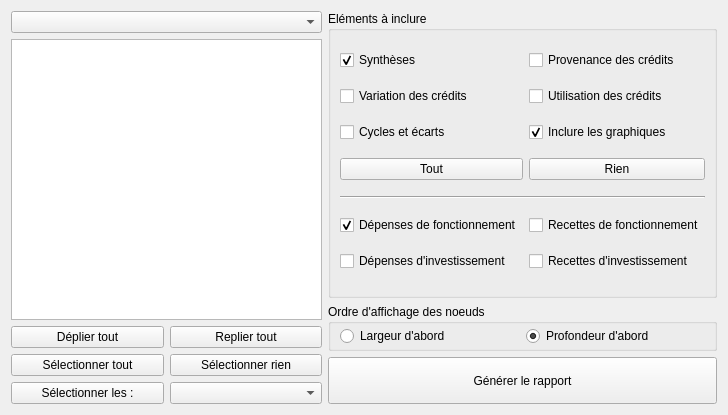
<?xml version="1.0" encoding="UTF-8"?>
<ui version="4.0">
 <class>FormReportingReports</class>
 <widget class="QWidget" name="FormReportingReports">
  <property name="geometry">
   <rect>
    <x>0</x>
    <y>0</y>
    <width>728</width>
    <height>415</height>
   </rect>
  </property>
  <property name="windowTitle">
   <string>Générateur de rapports de reporting</string>
  </property>
  <property name="windowIcon">
   <iconset resource="Images.qrc">
    <normaloff>:/icons/icons/reportingReport.png</normaloff>:/icons/icons/reportingReport.png</iconset>
  </property>
  <layout class="QGridLayout" name="gridLayout_2">
   <item row="0" column="1">
    <widget class="QGroupBox" name="groupBox">
     <property name="title">
      <string>Eléments à inclure</string>
     </property>
     <layout class="QGridLayout" name="gridLayout">
      <item row="1" column="1">
       <widget class="QCheckBox" name="checkBoxC">
        <property name="text">
         <string>Utilisation des crédits</string>
        </property>
       </widget>
      </item>
      <item row="1" column="0">
       <widget class="QCheckBox" name="checkBoxB">
        <property name="text">
         <string>Variation des crédits</string>
        </property>
       </widget>
      </item>
      <item row="6" column="1">
       <widget class="QCheckBox" name="checkBoxRI">
        <property name="text">
         <string>Recettes d'investissement</string>
        </property>
       </widget>
      </item>
      <item row="0" column="0">
       <widget class="QCheckBox" name="checkBoxS">
        <property name="text">
         <string>Synthèses</string>
        </property>
        <property name="checked">
         <bool>true</bool>
        </property>
       </widget>
      </item>
      <item row="2" column="0">
       <widget class="QCheckBox" name="checkBoxD">
        <property name="text">
         <string>Cycles et écarts</string>
        </property>
       </widget>
      </item>
      <item row="5" column="1">
       <widget class="QCheckBox" name="checkBoxRF">
        <property name="text">
         <string>Recettes de fonctionnement</string>
        </property>
       </widget>
      </item>
      <item row="6" column="0">
       <widget class="QCheckBox" name="checkBoxDI">
        <property name="text">
         <string>Dépenses d'investissement</string>
        </property>
       </widget>
      </item>
      <item row="5" column="0">
       <widget class="QCheckBox" name="checkBoxDF">
        <property name="text">
         <string>Dépenses de fonctionnement</string>
        </property>
        <property name="checked">
         <bool>true</bool>
        </property>
       </widget>
      </item>
      <item row="0" column="1">
       <widget class="QCheckBox" name="checkBoxA">
        <property name="text">
         <string>Provenance des crédits</string>
        </property>
       </widget>
      </item>
      <item row="4" column="0" colspan="2">
       <widget class="Line" name="line">
        <property name="orientation">
         <enum>Qt::Horizontal</enum>
        </property>
       </widget>
      </item>
      <item row="3" column="0">
       <widget class="QPushButton" name="pushButtonSelectAll">
        <property name="text">
         <string>Tout</string>
        </property>
       </widget>
      </item>
      <item row="3" column="1">
       <widget class="QPushButton" name="pushButtonSelectNone">
        <property name="text">
         <string>Rien</string>
        </property>
       </widget>
      </item>
      <item row="2" column="1">
       <widget class="QCheckBox" name="checkBoxIncludeGraphics">
        <property name="text">
         <string>Inclure les graphiques</string>
        </property>
        <property name="checked">
         <bool>true</bool>
        </property>
       </widget>
      </item>
     </layout>
    </widget>
   </item>
   <item row="0" column="0" rowspan="3">
    <layout class="QGridLayout" name="gridLayout_3">
     <item row="2" column="1">
      <widget class="QPushButton" name="pushButtonCollapseAll">
       <property name="text">
        <string>Replier tout</string>
       </property>
      </widget>
     </item>
     <item row="0" column="0" colspan="2">
      <widget class="QComboBox" name="comboListReportings"/>
     </item>
     <item row="4" column="1">
      <widget class="QComboBox" name="comboListTypes"/>
     </item>
     <item row="1" column="0" colspan="2">
      <widget class="QTreeView" name="treeView">
       <property name="editTriggers">
        <set>QAbstractItemView::NoEditTriggers</set>
       </property>
       <property name="showDropIndicator" stdset="0">
        <bool>false</bool>
       </property>
       <property name="selectionMode">
        <enum>QAbstractItemView::ExtendedSelection</enum>
       </property>
       <attribute name="headerVisible">
        <bool>false</bool>
       </attribute>
      </widget>
     </item>
     <item row="2" column="0">
      <widget class="QPushButton" name="pushButtonExpandAll">
       <property name="text">
        <string>Déplier tout</string>
       </property>
      </widget>
     </item>
     <item row="4" column="0">
      <widget class="QPushButton" name="pushButtonSelectType">
       <property name="text">
        <string>Sélectionner les :</string>
       </property>
      </widget>
     </item>
     <item row="3" column="0">
      <widget class="QPushButton" name="pushButtonSelectAllNodes">
       <property name="text">
        <string>Sélectionner tout</string>
       </property>
      </widget>
     </item>
     <item row="3" column="1">
      <widget class="QPushButton" name="pushButtonUnSelectAllNodes">
       <property name="text">
        <string>Sélectionner rien</string>
       </property>
      </widget>
     </item>
    </layout>
   </item>
   <item row="2" column="1">
    <widget class="QPushButton" name="saveButton">
     <property name="sizePolicy">
      <sizepolicy hsizetype="Minimum" vsizetype="Expanding">
       <horstretch>0</horstretch>
       <verstretch>0</verstretch>
      </sizepolicy>
     </property>
     <property name="maximumSize">
      <size>
       <width>16777215</width>
       <height>47</height>
      </size>
     </property>
     <property name="text">
      <string>Générer le rapport</string>
     </property>
    </widget>
   </item>
   <item row="1" column="1">
    <widget class="QGroupBox" name="groupBoxTraversal">
     <property name="sizePolicy">
      <sizepolicy hsizetype="Preferred" vsizetype="Maximum">
       <horstretch>0</horstretch>
       <verstretch>0</verstretch>
      </sizepolicy>
     </property>
     <property name="title">
      <string>Ordre d'affichage des noeuds</string>
     </property>
     <layout class="QHBoxLayout" name="horizontalLayout">
      <property name="topMargin">
       <number>2</number>
      </property>
      <property name="bottomMargin">
       <number>2</number>
      </property>
      <item>
       <widget class="QRadioButton" name="radioButtonBFS">
        <property name="toolTip">
         <string>&lt;html&gt;&lt;head/&gt;&lt;body&gt;&lt;p&gt;Si l'arbre est :&lt;/p&gt;&lt;p&gt;R&lt;/p&gt;&lt;p&gt;----A&lt;/p&gt;&lt;p&gt;---------A1&lt;/p&gt;&lt;p&gt;---------A2&lt;/p&gt;&lt;p&gt;----B&lt;/p&gt;&lt;p&gt;---------B1&lt;/p&gt;&lt;p&gt;---------B2&lt;/p&gt;&lt;p&gt;Le rapport contiendra dans cet ordre :&lt;/p&gt;&lt;p&gt;R, A, B, A1, A2, B1, B2&lt;/p&gt;&lt;/body&gt;&lt;/html&gt;</string>
        </property>
        <property name="text">
         <string>Largeur d'abord</string>
        </property>
       </widget>
      </item>
      <item>
       <widget class="QRadioButton" name="radioButtonDFS">
        <property name="toolTip">
         <string>&lt;html&gt;&lt;head/&gt;&lt;body&gt;&lt;p&gt;Si l'arbre est :&lt;/p&gt;&lt;p&gt;R&lt;/p&gt;&lt;p&gt;----A&lt;/p&gt;&lt;p&gt;---------A1&lt;/p&gt;&lt;p&gt;---------A2&lt;/p&gt;&lt;p&gt;----B&lt;/p&gt;&lt;p&gt;---------B1&lt;/p&gt;&lt;p&gt;---------B2&lt;/p&gt;&lt;p&gt;Le rapport contiendra dans cet ordre :&lt;/p&gt;&lt;p&gt;R, A, A1, A2, B, B1, B2&lt;/p&gt;&lt;/body&gt;&lt;/html&gt;</string>
        </property>
        <property name="text">
         <string>Profondeur d'abord</string>
        </property>
        <property name="checked">
         <bool>true</bool>
        </property>
       </widget>
      </item>
     </layout>
    </widget>
   </item>
  </layout>
 </widget>
 <resources>
  <include location="Images.qrc"/>
 </resources>
 <connections/>
</ui>
